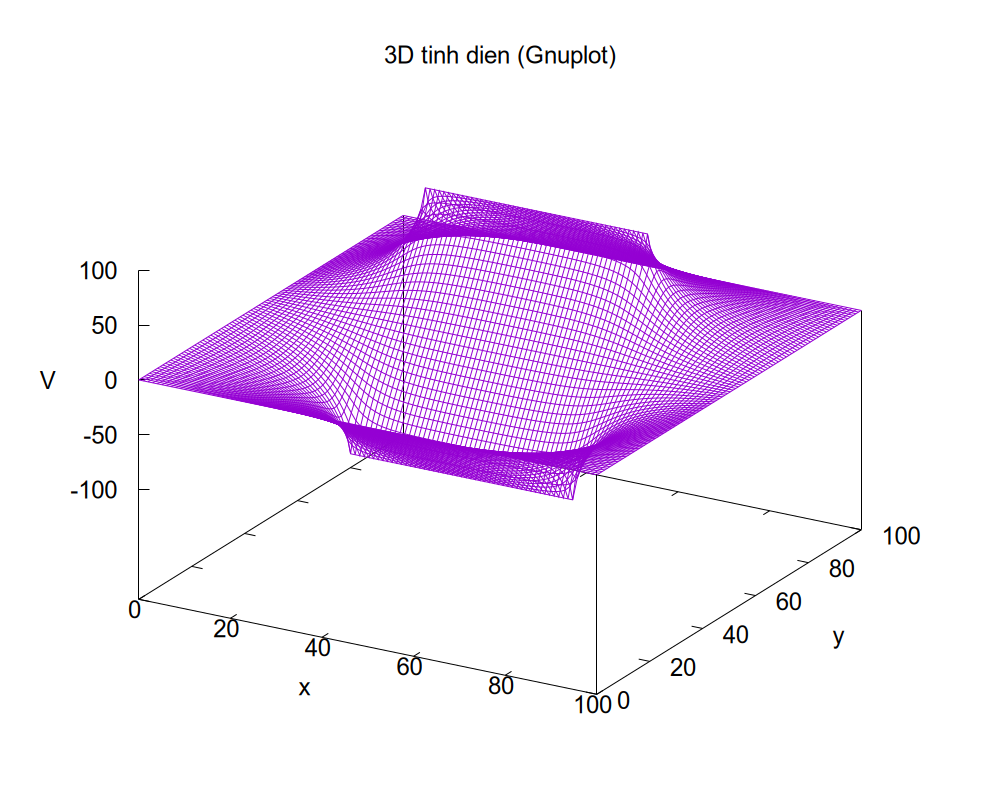

Write the gnuplot code that produced this figure.
set terminal pngcairo size 1000,800 enhanced font "Arial,18"
set output "bai3a_gs_3D.png"

set title "3D tinh dien (Gnuplot)"
set xlabel "x"
set ylabel "y"
set zlabel "V"

filename = "./bai3a_gs_result.txt"

sp filename using 1:2:3 w l notitle
